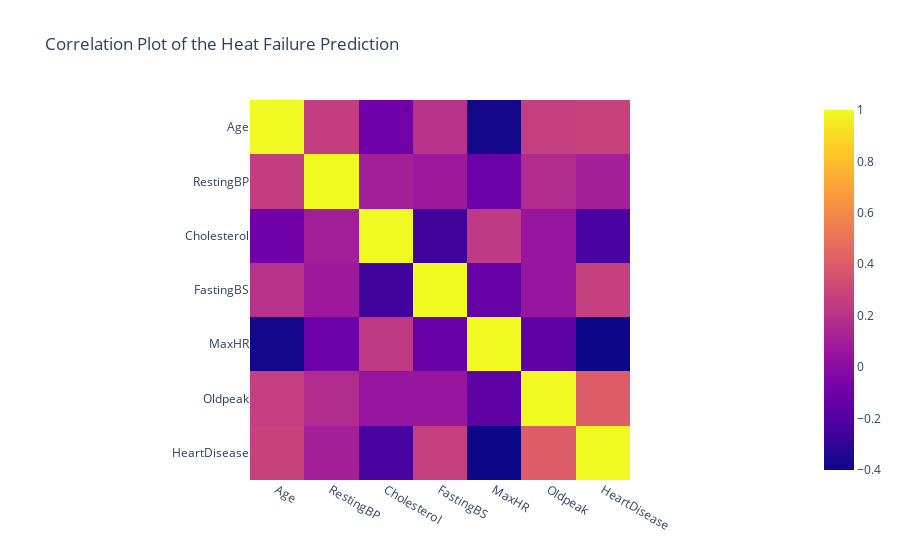

Here is the notebook cell this chart was saved with:
### Code cell
px.imshow(df.corr(),title="Correlation Plot of the Heat Failure Prediction")

### Figure 1 — Plotly figure (JSON) as saved in the notebook; plotly's stock layout.template omitted (floating-point values rounded to 4 significant figures)
{"data": [{"coloraxis": "coloraxis", "hovertemplate": "x: %{x}<br>y: %{y}<br>color: %{z}<extra></extra>", "name": "0", "type": "heatmap", "x": ["Age", "RestingBP", "Cholesterol", "FastingBS", "MaxHR", "Oldpeak", "HeartDisease"], "xaxis": "x", "y": ["Age", "RestingBP", "Cholesterol", "FastingBS", "MaxHR", "Oldpeak", "HeartDisease"], "yaxis": "y", "z": [[1, 0.2544, -0.09528, 0.198, -0.382, 0.2586, 0.282], [0.2544, 1, 0.1009, 0.07019, -0.1121, 0.1648, 0.1076], [-0.09528, 0.1009, 1, -0.261, 0.2358, 0.05015, -0.2327], [0.198, 0.07019, -0.261, 1, -0.1314, 0.0527, 0.2673], [-0.382, -0.1121, 0.2358, -0.1314, 1, -0.1607, -0.4004], [0.2586, 0.1648, 0.05015, 0.0527, -0.1607, 1, 0.404], [0.282, 0.1076, -0.2327, 0.2673, -0.4004, 0.404, 1]]}], "layout": {"coloraxis": {"colorscale": [[0, "#0d0887"], [0.1111, "#46039f"], [0.2222, "#7201a8"], [0.3333, "#9c179e"], [0.4444, "#bd3786"], [0.5556, "#d8576b"], [0.6667, "#ed7953"], [0.7778, "#fb9f3a"], [0.8889, "#fdca26"], [1, "#f0f921"]]}, "title": {"text": "Correlation Plot of the Heat Failure Prediction"}, "xaxis": {"anchor": "y", "constrain": "domain", "domain": [0, 1], "scaleanchor": "y"}, "yaxis": {"anchor": "x", "autorange": "reversed", "constrain": "domain", "domain": [0, 1]}}}
